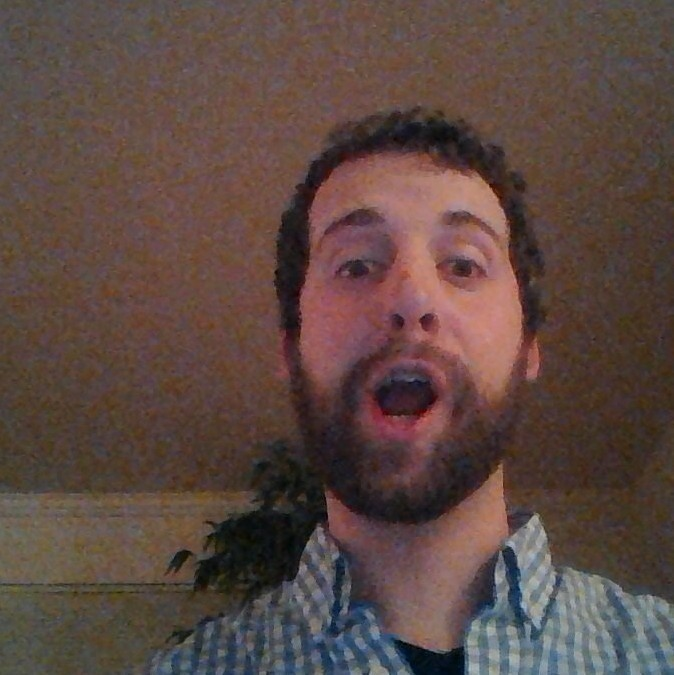
//> input picture StabProto/two-image-proto/test.jpg, 674 x 675 px
$ ./test-compensation   (built with g++ and OpenCV 4)
//> lines starting //> are read from the running program, lines starting //| are printed output that depends on the picture
### StabProto/vidstab.h
#include <iostream>
#include <iomanip>
#include <opencv2/highgui/highgui.hpp>
#include <opencv2/imgproc/imgproc.hpp>
#include "opencv2/core/core.hpp"

#define PI 3.14159265359
#define ALPHA 0.1
#define THRESH_NOISE 5

// LMV tolerance compared to GM
#define GM_TOL 0.55

// num_divs of frame for LMVs
#define NUM_DIVS 1

using namespace cv;
using namespace std;

extern Point2d phase_diff;

// returned Scalars represent x and y components of motion
Mat estimateMotion(Mat*, Mat*, Scalar[][NUM_DIVS][2], Scalar[][NUM_DIVS][2], Scalar[][NUM_DIVS][2]);
Scalar getGlobalMotion(Mat*, Scalar[][NUM_DIVS][2]);
void compensateMotion(Mat*, Scalar[][NUM_DIVS][2]);
Scalar weighMotion(Scalar, Scalar[][NUM_DIVS][2]);

### StabProto/two-image-proto/vidstab.h
#include <iostream>
#include <iomanip>
#include <opencv2/highgui/highgui.hpp>
#include <opencv2/imgproc/imgproc.hpp>
#include "opencv2/core/core.hpp"

#define PI 3.14159265359
#define ALPHA 0.1
//#define THRESH_NOISE 25
#define THRESH_NOISE 0

// LMV tolerance compared to GM
#define GM_TOL 0.55

// num_divs of frame for LMVs
#define NUM_DIVS 1

using namespace cv;
using namespace std;

// returned Scalars represent x and y components of motion
Mat estimateMotion(Mat*, Mat*, Scalar[][NUM_DIVS][2], Scalar[][NUM_DIVS][2], Scalar[][NUM_DIVS][2]);
Scalar getGlobalMotion(Mat*, Scalar[][NUM_DIVS][2]);
void compensateMotion(Mat*, Scalar[][NUM_DIVS][2]);
Scalar weighMotion(Scalar, Scalar[][NUM_DIVS][2]);

### StabProto/two-image-proto/test-compensation.cpp
#include "vidstab.h"

using namespace cv;
using namespace std;

Mat estimateMotion(Mat* frame, Scalar means[][NUM_DIVS][2], Scalar avg_means[][NUM_DIVS][2], Scalar diffs[][NUM_DIVS][2]) {

  Mat gradX, gradY;
  Mat frame_bw;

  Mat ang_mat = Mat::zeros(frame->rows, frame->cols, CV_32F);
  Mat mag_mat = Mat::zeros(frame->rows, frame->cols, CV_32F);

  // [][][0] = ang
  // [][][1] = mag
  Scalar prev_means[NUM_DIVS][NUM_DIVS][2];
  Scalar prev_avg_means[NUM_DIVS][NUM_DIVS][2];

  int scale = 1;
  int delta = 0;
  int ddepth = CV_16S;

  // cvt to grayscale
  cvtColor(*frame, frame_bw, CV_RGB2GRAY);
  GaussianBlur(frame_bw, frame_bw, Size(25, 25), 0, 0);

  // divide frame into cropped portions
  int hdiv = frame->rows/NUM_DIVS;
  int wdiv = frame->cols/NUM_DIVS;

  Mat cropped[NUM_DIVS][NUM_DIVS];
  Rect crop;

  for(int h = 0; h < NUM_DIVS; h++) {
    for(int w = 0; w < NUM_DIVS; w++) {
      // ang, mag
      prev_means[h][w][0] = means[h][w][0];
      prev_means[h][w][1] = means[h][w][1];
      prev_avg_means[h][w][0] = avg_means[h][w][0];
      prev_avg_means[h][w][1] = avg_means[h][w][1];

      // recalculate running average
      avg_means[h][w][0] = (ALPHA * means[h][w][0])+(1 - ALPHA) * avg_means[h][w][0];
      avg_means[h][w][1] = (ALPHA * means[h][w][1])+(1 - ALPHA) * avg_means[h][w][1];

      // crop frame
      crop = Rect(w*wdiv, h*hdiv, wdiv, hdiv);
      cropped[h][w] = Mat(frame_bw, crop);

      // Sobel operators - X & Y
      Sobel(cropped[h][w], gradX, ddepth, 1, 0, 3, scale, delta, BORDER_DEFAULT);
      Sobel(cropped[h][w], gradY, ddepth, 0, 1, 3, scale, delta, BORDER_DEFAULT);

      // THRESHOLD NOISE
      convertScaleAbs(gradX, gradX);
      convertScaleAbs(gradY, gradY);
      threshold(gradX, gradX, THRESH_NOISE, 255, THRESH_TOZERO);
      threshold(gradY, gradY, THRESH_NOISE, 255, THRESH_TOZERO);
      gradX.convertTo(gradX, CV_32F);
      gradY.convertTo(gradY, CV_32F);

      // PHASE
      phase(gradX, gradY, ang_mat, true);
      means[h][w][0] = mean(ang_mat);

      // MAGNITUDE
      magnitude(gradX, gradY, mag_mat);
      means[h][w][1] = mean(mag_mat);

      // PHASE and MAG DIFF
      Scalar ang_diff, mag_diff = Scalar(0);
      ang_diff = prev_avg_means[h][w][0] - avg_means[h][w][0];
      mag_diff = prev_avg_means[h][w][1] - avg_means[h][w][1];

      diffs[h][w][0] = ang_diff;
      diffs[h][w][1] = mag_diff;

      // RESULTS
      Point center = Point(cropped[h][w].cols/2, cropped[h][w].rows/2);
      Point dest_point = Point(cos(means[h][w][0][0])*means[h][w][1][0], sin(means[h][w][0][0])*means[h][w][1][0]);
      // [10 lines of commented-out code are left out]
      cropped[h][w].copyTo( frame_bw(Rect(w*wdiv, h*hdiv, wdiv, hdiv) ));
    }
  }

  //return frame_gm;

  return frame_bw;
}

int main(int argc, char* argv[]) {
  Mat im, im2;
  im = imread("./test.jpg", CV_LOAD_IMAGE_COLOR);
//> im is the input picture: 675 rows x 674 cols, CV_8UC3; mean B, G, R 66.6, 72.6, 92.3
  im2 = imread("./test2.jpg", CV_LOAD_IMAGE_COLOR);
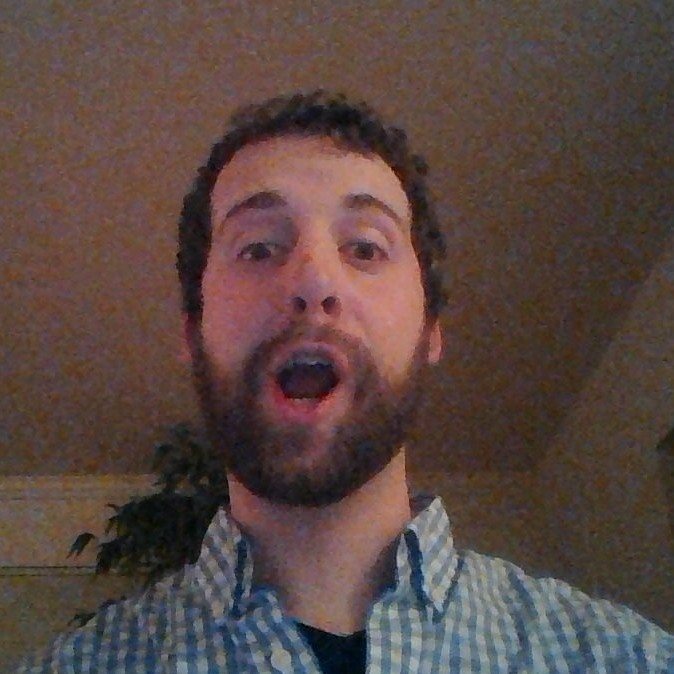
//> input picture StabProto/two-image-proto/test2.jpg, 674 x 674 px
//> im2 is the input picture: 674 rows x 674 cols, CV_8UC3; mean B, G, R 66.1, 71, 89.2

  if(!im.data || !im2.data) {
    cout << "Errs err'where. No image data." << endl;
    return -1;
  }

  Mat ang_mat = Mat::zeros(im.rows, im.cols, CV_32F);
  Mat mag_mat = Mat::zeros(im.rows, im.cols, CV_32F);

  // [][][0] = ang
  // [][][1] = mag
  Scalar means[NUM_DIVS][NUM_DIVS][2];
  Scalar prev_means[NUM_DIVS][NUM_DIVS][2];
  Scalar avg_means[NUM_DIVS][NUM_DIVS][2];
  Scalar prev_avg_means[NUM_DIVS][NUM_DIVS][2];

  Scalar diffs[NUM_DIVS][NUM_DIVS][2];

  Mat motion_im = estimateMotion(&im, means, prev_means, diffs);
//> the loop in estimateMotion, `for(int h = 0; h < NUM_DIVS; h++)` made 1 pass
//> crop on pass 1: Rect(0, 0, 674, 675)
//> after the loop in estimateMotion, `for(int h = 0; h < NUM_DIVS; h++)`:
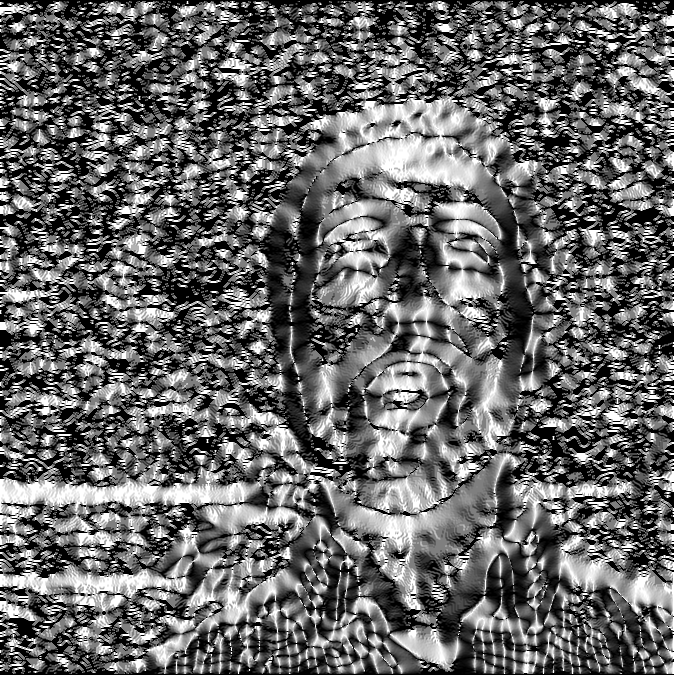
//> ang_mat: 675 rows x 674 cols, CV_32FC1; min 0, max 90, mean 36.7; drawn with min black and max white
  Mat motion_im2 = estimateMotion(&im2, means, prev_means, diffs);
//> in estimateMotion (call 2), `cvtColor(*frame, frame_bw, CV_RGB2GRAY);`:
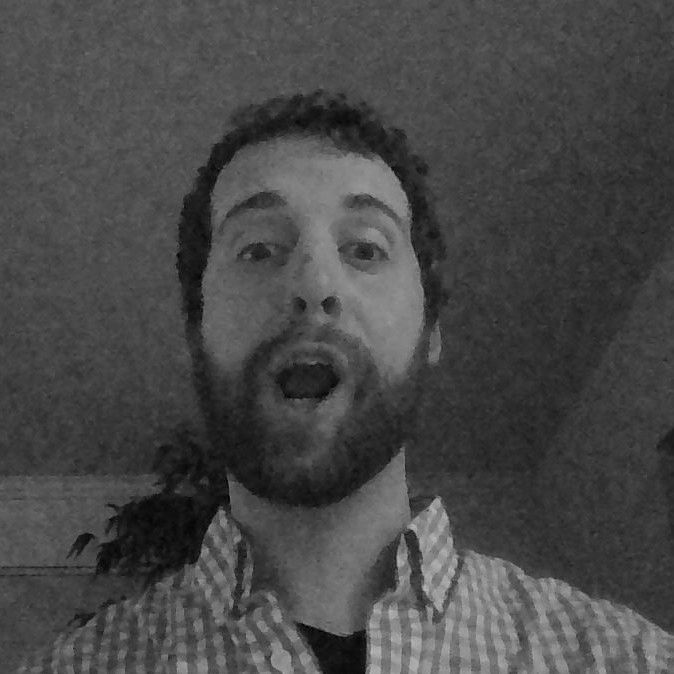
//> frame_bw: 674 rows x 674 cols, CV_8UC1; min 0, max 189, mean 71.6
//> the loop in estimateMotion (call 2), `for(int h = 0; h < NUM_DIVS; h++)` made 1 pass
//> crop on pass 1: Rect(0, 0, 674, 674)
//> after the loop in estimateMotion (call 2), `for(int h = 0; h < NUM_DIVS; h++)`:
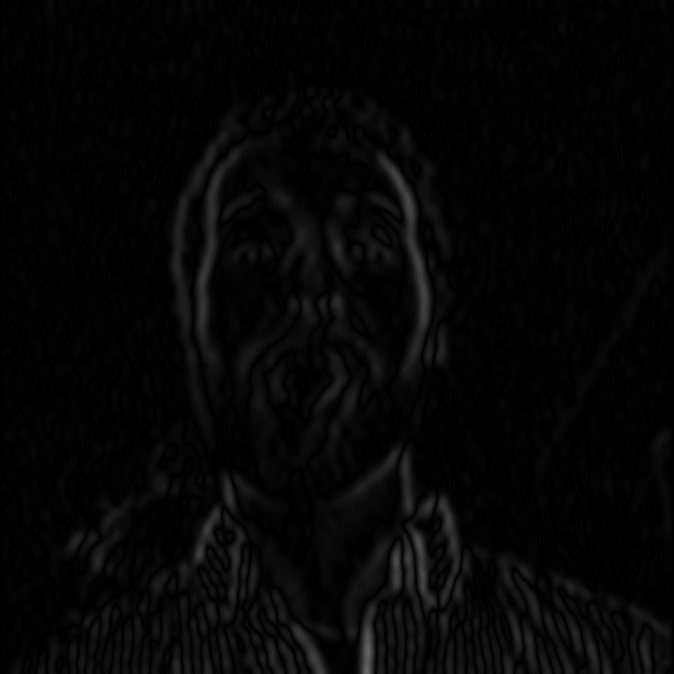
//> gradX: 674 rows x 674 cols, CV_32FC1; min 0, max 102, mean 5.6
//> after the loop in estimateMotion (call 2), `for(int h = 0; h < NUM_DIVS; h++)`:
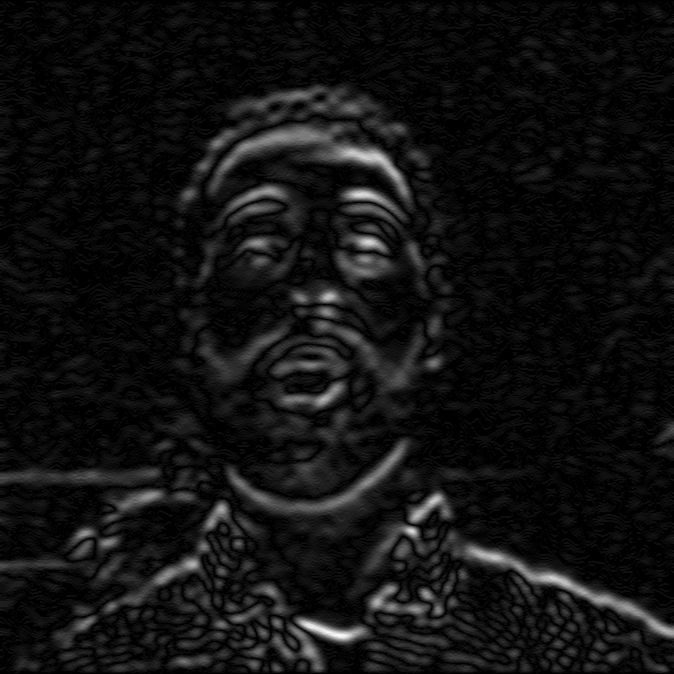
//> gradY: 674 rows x 674 cols, CV_32FC1; min 0, max 66, mean 4.6; drawn with min black and max white
//> after the loop in estimateMotion (call 2), `for(int h = 0; h < NUM_DIVS; h++)`:
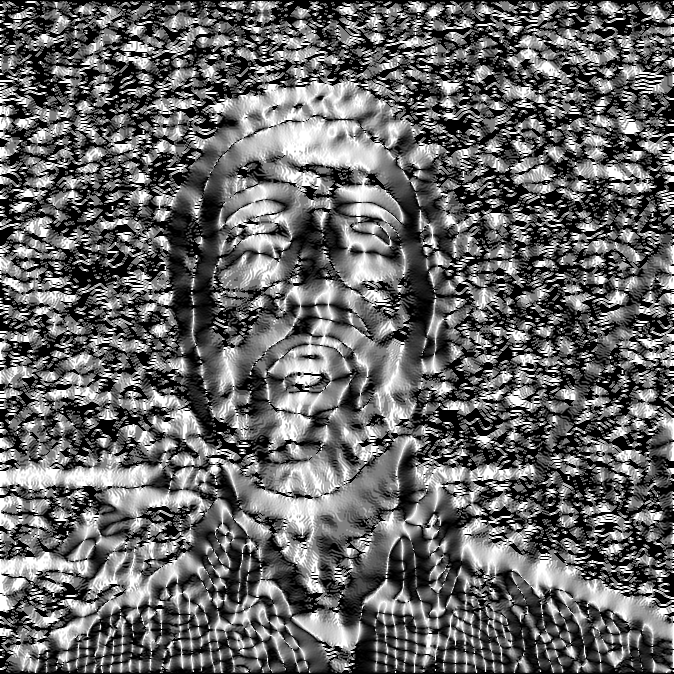
//> ang_mat: 674 rows x 674 cols, CV_32FC1; min 0, max 90, mean 36.4; drawn with min black and max white

  motion_im.convertTo(motion_im, CV_32FC1);
  motion_im2.convertTo(motion_im2, CV_32FC1);

  resize(motion_im2, motion_im2, motion_im.size());
//> motion_im2: 675 rows x 674 cols, CV_32FC1

  Point2d phase_diff;
  phase_diff = phaseCorrelate(motion_im, motion_im2);
//> phase_diff = Point(-97.46, -16.32)
  cout << phase_diff << endl;
//| [-97.4595, -16.3209]

  Point2d center = Point(motion_im.cols/2, motion_im.rows/2);
//> center = Point(337, 337)

  line(motion_im2, center, (phase_diff+center), Scalar(0, 255, 255));
//> motion_im2: 675 rows x 674 cols, CV_32FC1; min 0, max 156, mean 71.6

  Mat warp_mat = ( Mat_<double>(2, 3) << 1, 0, (1*phase_diff.x), 0, 1, (1*phase_diff.y) );
//> warp_mat = [[1, 0, -97.46], [0, 1, -16.32]]
  warpAffine(motion_im2, motion_im2, warp_mat, motion_im2.size(), WARP_INVERSE_MAP);
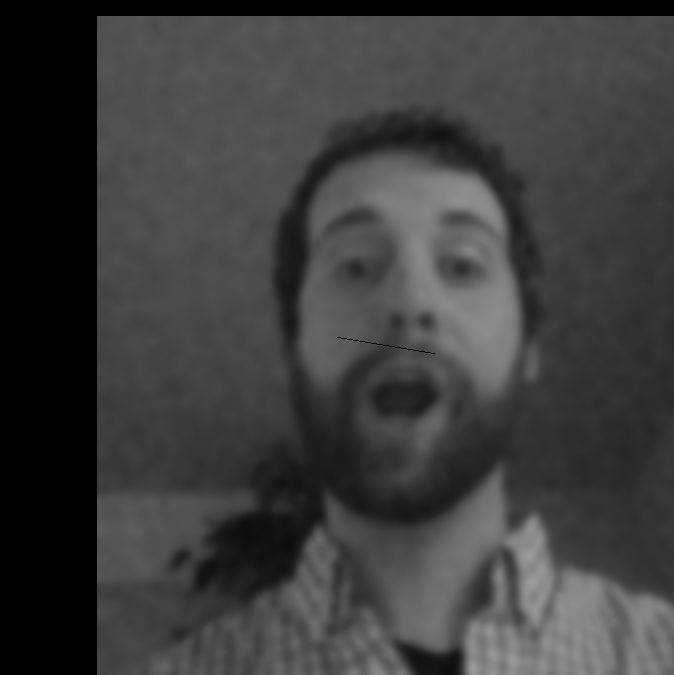
//> motion_im2: 675 rows x 674 cols, CV_32FC1; min 0, max 156, mean 60.8

  // display the current frame
  for(;;) {
    imshow("im", motion_im/255);
    imshow("im2", motion_im2/255);

    if(waitKey(30) >= 0) break;
//> the Esc key is pressed
  }

  return 0;
}
